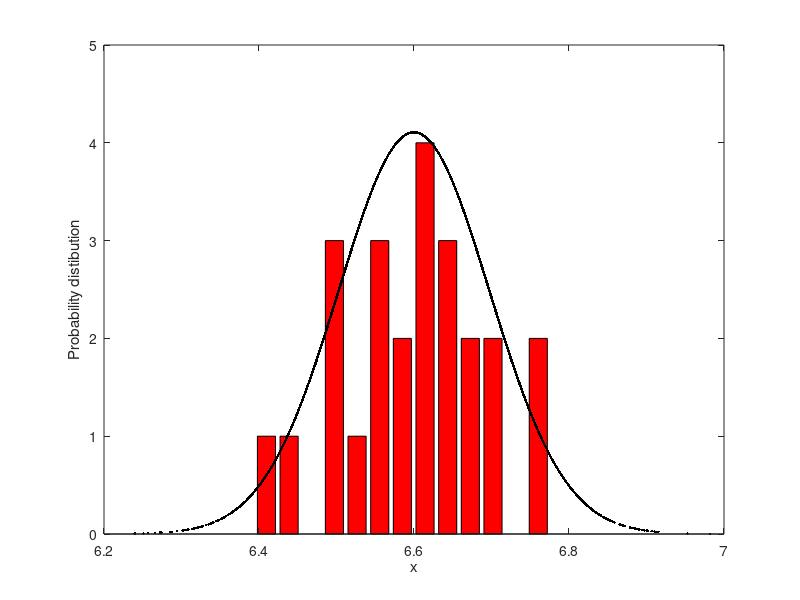
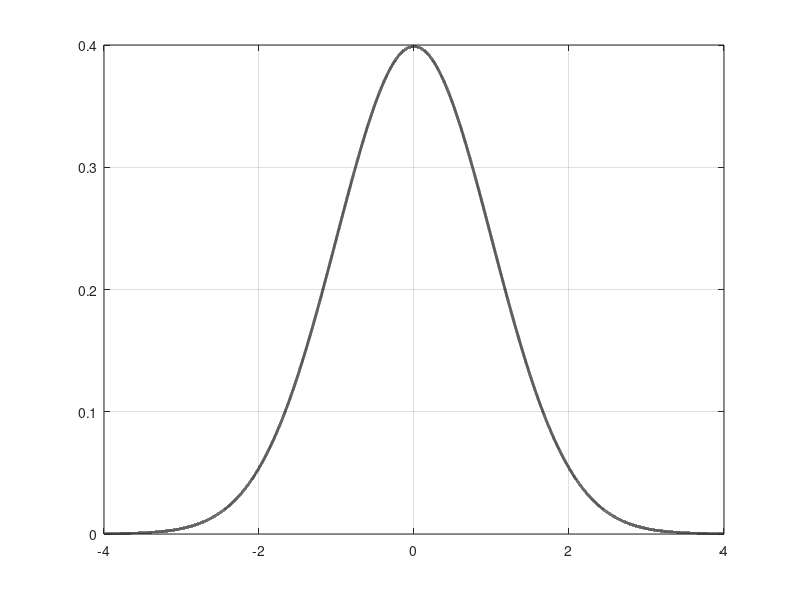

Write the MATLAB code that produced these figures, in order.
clear all; clc; close all;

% height = normrnd(50,2,1000,1);             % Simulate heights.
% [mu,s,muci,sci] = normfit(height)
% x=randn(10000,1);
% x=normrnd(6.6,0.097133,10000,1);
ybar=6.6;
sy=0.097133;
x=ybar+sy*randn(10000,1);
xdata=[6.495,6.595,6.615,6.635,6.485,6.555,6.665,6.505,6.435,6.625,6.715,6.655,6.755,6.625,6.715,6.575,6.655,6.605,6.565,6.515,6.555,6.395,6.775,6.685];
[N,X]=hist(xdata,13);
y=normpdf(x,ybar,sy);
figure
bar(X,N,'r')
hold on
plot(x,y,'.k')
xlabel('x')
ylabel('Probability distibution')

ybar=0;
sy=1;
xx=ybar-4*sy:0.0001:ybar+4*sy;
yy=1/(sy*sqrt(2*pi))*exp(-(xx-ybar).^2./(2*sy^2));
s1=1/(sy*sqrt(2*pi))*exp(-1/2);
s2=1/(sy*sqrt(2*pi))*exp(-2);
figure,plot(xx,yy,'-k','LineWidth',2)
grid on
disp(ybar-1.96*sy)
disp(ybar+1.96*sy)